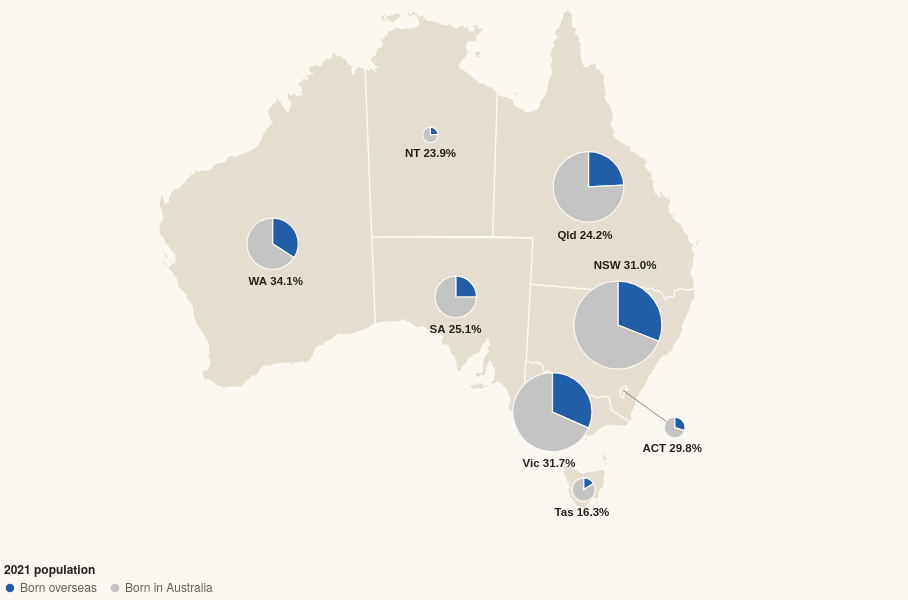

Write a Vega-Lite specification for this figure.
### Vega-Lite specification from a JSON file in a GitHub repository (floating-point values rounded to 4 significant figures; data arrays with more than 128 entries replaced by an {"elided": "..."} marker saying what was removed)
{"$schema": "https://vega.github.io/schema/vega-lite/v5.json", "width": 900, "height": 540, "autosize": {"type": "pad"}, "config": {"background": null, "font": "IBM Plex Sans, Helvetica Neue, Arial, sans-serif", "padding": 4, "view": {"stroke": null}, "axis": {"labelColor": "#675f54", "titleColor": "#675f54", "gridColor": "#d8cfbf", "domainColor": "#d8cfbf", "tickColor": "#d8cfbf", "labelFont": "IBM Plex Sans, Helvetica Neue, Arial, sans-serif", "labelFontSize": 11, "titleFont": "IBM Plex Sans, Helvetica Neue, Arial, sans-serif", "titleFontWeight": 500, "titleFontSize": 11.5}, "legend": {"labelColor": "#675f54", "titleColor": "#25221d", "labelFont": "IBM Plex Sans, Helvetica Neue, Arial, sans-serif", "titleFont": "IBM Plex Sans, Helvetica Neue, Arial, sans-serif", "titleFontWeight": 600, "labelFontSize": 12, "titleFontSize": 12, "symbolStrokeColor": "#fbf8f2"}, "text": {"color": "#25221d", "font": "IBM Plex Sans, Helvetica Neue, Arial, sans-serif"}, "tooltipFormat": {"numberFormat": ",.0f"}}, "projection": {"type": "conicEqualArea", "parallels": [-18, -36], "rotate": [-134, 0]}, "params": [{"name": "hl", "value": "", "bind": {"input": "select", "options": ["", "Western Australia", "Victoria", "New South Wales", "Australian Capital Territory", "South Australia", "Queensland", "Northern Territory", "Tasmania"], "labels": ["All states", "Western Australia", "Victoria", "New South Wales", "Australian Capital Territory", "South Australia", "Queensland", "Northern Territory", "Tasmania"], "name": "Highlight a state "}}], "layer": [{"data": {"values": {"type": "Topology", "arcs": {"elided": "106 rows, 2810 int values in total"}, "transform": {"scale": [0.002035, 0.001652], "translate": [112.9, -43.63]}, "objects": {"states": {"type": "GeometryCollection", "geometries": [{"arcs": [[0, 1, 2, 3, 4, 5, 6, 7, 8, 9, 10, 11, 12, 13, 14, 15, 16, 17, 18, 19, 20, 21, 22, 23, 24, 25, 26, 27, 28, 29, 30, 31, 32, 33, 34, 35, 36, 37, 38, 39, 40, 41, 42, 43, 44, 45], [46]], "type": "Polygon", "properties": {"STATE_CODE": "1", "STATE_NAME": "New South Wales"}, "id": 0}, {"arcs": [[47, 48, 49, -38, 50, -36, 51, -34, 52, -32, 53, -30, 54, -28, 55, -26, 56, 57, -23, 58, -21, 59, 60, 61, -17, 62, -15, 63, -13, 64, -11, 65, -9, 66, -7, 67, -5, 68, 69, 70, -1, 71]], "type": "Polygon", "properties": {"STATE_CODE": "2", "STATE_NAME": "Victoria"}, "id": 1}, {"arcs": [[[-45, 72, -43, 73, -41, 74, 75, 76, 77]], [[78]], [[79]], [[80]], [[81]], [[82]]], "type": "MultiPolygon", "properties": {"STATE_CODE": "3", "STATE_NAME": "Queensland"}, "id": 2}, {"arcs": [[[83, 84, -48, 85]], [[86]]], "type": "MultiPolygon", "properties": {"STATE_CODE": "4", "STATE_NAME": "South Australia"}, "id": 3}, {"arcs": [[[87, 88]], [[89]], [[90]], [[91]]], "type": "MultiPolygon", "properties": {"STATE_CODE": "5", "STATE_NAME": "Western Australia"}, "id": 4}, {"arcs": [[[92]], [[93]], [[94]], [[95]], [[96]], [[97]]], "type": "MultiPolygon", "properties": {"STATE_CODE": "6", "STATE_NAME": "Tasmania"}, "id": 5}, {"arcs": [[[-77, 98, 99]], [[100]], [[101]], [[102]], [[103]], [[104]], [[105]]], "type": "MultiPolygon", "properties": {"STATE_CODE": "7", "STATE_NAME": "Northern Territory"}, "id": 6}, {"arcs": [[-47]], "type": "Polygon", "properties": {"STATE_CODE": "8", "STATE_NAME": "Australian Capital Territory"}, "id": 7}]}}}, "format": {"type": "topojson", "feature": "states"}}, "mark": {"type": "geoshape", "fill": "#e4ddd0", "stroke": "#fbf8f2", "strokeWidth": 1.25, "cursor": "pointer"}, "transform": [{"lookup": "properties.STATE_NAME", "from": {"data": {"values": [{"s_name": "Western Australia", "s_share": 34.1, "s_growth": 5.5, "s_os": 938900, "s_pop": 2749370, "s_top": "England", "s_topn": 211730}, {"s_name": "Victoria", "s_share": 31.7, "s_growth": 7.2, "s_os": 2072570, "s_pop": 6547820, "s_top": "India", "s_topn": 272250}, {"s_name": "New South Wales", "s_share": 31, "s_growth": 6.2, "s_os": 2510260, "s_pop": 8097060, "s_top": "China", "s_topn": 261330}, {"s_name": "Australian Capital Territory", "s_share": 29.8, "s_growth": 6.9, "s_os": 134900, "s_pop": 452510, "s_top": "India", "s_topn": 17510}, {"s_name": "South Australia", "s_share": 25.1, "s_growth": 3.9, "s_os": 452410, "s_pop": 1802600, "s_top": "England", "s_topn": 98770}, {"s_name": "Queensland", "s_share": 24.2, "s_growth": 6.2, "s_os": 1263640, "s_pop": 5215810, "s_top": "New Zealand", "s_topn": 229920}, {"s_name": "Northern Territory", "s_share": 23.9, "s_growth": 7.8, "s_os": 59240, "s_pop": 248150, "s_top": "Philippines", "s_topn": 7320}, {"s_name": "Tasmania", "s_share": 16.3, "s_growth": 5.5, "s_os": 92320, "s_pop": 567240, "s_top": "England", "s_topn": 20420}]}, "key": "s_name", "fields": ["s_name", "s_share", "s_growth", "s_os", "s_pop", "s_top", "s_topn"]}}], "params": [{"name": "hov16", "select": {"type": "point", "fields": ["s_name"], "on": "pointerover", "clear": "pointerout"}}], "encoding": {"stroke": {"condition": {"param": "hov16", "empty": false, "value": "#111111"}, "value": "#fbf8f2"}, "strokeWidth": {"condition": {"param": "hov16", "empty": false, "value": 2.5}, "value": 1.25}, "tooltip": [{"field": "s_name", "title": "State / territory"}, {"field": "s_share", "title": "Born overseas, 2021 (%)", "format": ".1f"}, {"field": "s_os", "title": "Overseas-born residents", "format": ","}, {"field": "s_pop", "title": "Total population, 2021", "format": ","}, {"field": "s_top", "title": "Largest overseas birthplace"}, {"field": "s_topn", "title": "Residents born there", "format": ","}, {"field": "s_growth", "title": "Change in share since 2001 (pts)", "format": "+.1f"}]}}, {"data": {"values": [{"lon": 149.1, "lat": -35.45, "llon": 153.6, "llat": -37.4}]}, "mark": {"type": "rule", "strokeWidth": 0.75}, "encoding": {"longitude": {"field": "lon", "type": "quantitative"}, "latitude": {"field": "lat", "type": "quantitative"}, "longitude2": {"field": "llon"}, "latitude2": {"field": "llat"}, "color": {"value": "#675f54"}}}, {"data": {"values": [{"abbr": "WA", "name": "Western Australia", "lon": 121.6, "lat": -26, "r": 25.64, "a0": 0, "a1": 2.146, "part": "Born overseas", "n": 938900, "pct": 34.15}, {"abbr": "WA", "name": "Western Australia", "lon": 121.6, "lat": -26, "r": 25.64, "a0": 2.146, "a1": 6.283, "part": "Born in Australia", "n": 1810470, "pct": 65.85}, {"abbr": "Vic", "name": "Victoria", "lon": 143.4, "lat": -37.3, "r": 39.57, "a0": 0, "a1": 1.989, "part": "Born overseas", "n": 2072570, "pct": 31.65}, {"abbr": "Vic", "name": "Victoria", "lon": 143.4, "lat": -37.3, "r": 39.57, "a0": 1.989, "a1": 6.283, "part": "Born in Australia", "n": 4475250, "pct": 68.35}, {"abbr": "NSW", "name": "New South Wales", "lon": 148, "lat": -31.2, "r": 44, "a0": 0, "a1": 1.948, "part": "Born overseas", "n": 2510260, "pct": 31.0}, {"abbr": "NSW", "name": "New South Wales", "lon": 148, "lat": -31.2, "r": 44, "a0": 1.948, "a1": 6.283, "part": "Born in Australia", "n": 5586800, "pct": 69.0}, {"abbr": "ACT", "name": "Australian Capital Territory", "lon": 153.6, "lat": -37.4, "r": 10.4, "a0": 0, "a1": 1.873, "part": "Born overseas", "n": 134900, "pct": 29.81}, {"abbr": "ACT", "name": "Australian Capital Territory", "lon": 153.6, "lat": -37.4, "r": 10.4, "a0": 1.873, "a1": 6.283, "part": "Born in Australia", "n": 317610, "pct": 70.19}, {"abbr": "SA", "name": "South Australia", "lon": 135.3, "lat": -30, "r": 20.76, "a0": 0, "a1": 1.577, "part": "Born overseas", "n": 452410, "pct": 25.1}, {"abbr": "SA", "name": "South Australia", "lon": 135.3, "lat": -30, "r": 20.76, "a0": 1.577, "a1": 6.283, "part": "Born in Australia", "n": 1350190, "pct": 74.9}, {"abbr": "Qld", "name": "Queensland", "lon": 144.8, "lat": -22.4, "r": 35.31, "a0": 0, "a1": 1.522, "part": "Born overseas", "n": 1263640, "pct": 24.23}, {"abbr": "Qld", "name": "Queensland", "lon": 144.8, "lat": -22.4, "r": 35.31, "a0": 1.522, "a1": 6.283, "part": "Born in Australia", "n": 3952170, "pct": 75.77}, {"abbr": "NT", "name": "Northern Territory", "lon": 133.4, "lat": -19.4, "r": 7.703, "a0": 0, "a1": 1.5, "part": "Born overseas", "n": 59240, "pct": 23.87}, {"abbr": "NT", "name": "Northern Territory", "lon": 133.4, "lat": -19.4, "r": 7.703, "a0": 1.5, "a1": 6.283, "part": "Born in Australia", "n": 188910, "pct": 76.13}, {"abbr": "Tas", "name": "Tasmania", "lon": 146.6, "lat": -42.3, "r": 11.65, "a0": 0, "a1": 1.023, "part": "Born overseas", "n": 92320, "pct": 16.28}, {"abbr": "Tas", "name": "Tasmania", "lon": 146.6, "lat": -42.3, "r": 11.65, "a0": 1.023, "a1": 6.283, "part": "Born in Australia", "n": 474920, "pct": 83.72}]}, "mark": {"type": "arc", "stroke": "#fbf8f2", "strokeWidth": 1.25, "cursor": "pointer"}, "encoding": {"opacity": {"condition": {"test": "hl == '' || datum.name == hl", "value": 1}, "value": 0.2}, "longitude": {"field": "lon", "type": "quantitative"}, "latitude": {"field": "lat", "type": "quantitative"}, "theta": {"field": "a0", "type": "quantitative", "scale": null}, "theta2": {"field": "a1"}, "radius": {"field": "r", "type": "quantitative", "scale": null}, "color": {"field": "part", "type": "nominal", "scale": {"domain": ["Born overseas", "Born in Australia"], "range": ["#225ea8", "#c4c4c4"]}, "legend": {"title": "2021 population", "orient": "bottom"}}, "tooltip": [{"field": "part", "title": "Slice"}, {"field": "n", "title": "People in slice", "format": ","}, {"field": "pct", "title": "Share of state (%)", "format": ".1f"}, {"field": "s_name", "title": "State / territory"}, {"field": "s_share", "title": "Born overseas, 2021 (%)", "format": ".1f"}, {"field": "s_os", "title": "Overseas-born residents", "format": ","}, {"field": "s_pop", "title": "Total population, 2021", "format": ","}, {"field": "s_top", "title": "Largest overseas birthplace"}, {"field": "s_topn", "title": "Residents born there", "format": ","}, {"field": "s_growth", "title": "Change in share since 2001 (pts)", "format": "+.1f"}]}, "transform": [{"lookup": "name", "from": {"data": {"values": [{"s_name": "Western Australia", "s_share": 34.1, "s_growth": 5.5, "s_os": 938900, "s_pop": 2749370, "s_top": "England", "s_topn": 211730}, {"s_name": "Victoria", "s_share": 31.7, "s_growth": 7.2, "s_os": 2072570, "s_pop": 6547820, "s_top": "India", "s_topn": 272250}, {"s_name": "New South Wales", "s_share": 31, "s_growth": 6.2, "s_os": 2510260, "s_pop": 8097060, "s_top": "China", "s_topn": 261330}, {"s_name": "Australian Capital Territory", "s_share": 29.8, "s_growth": 6.9, "s_os": 134900, "s_pop": 452510, "s_top": "India", "s_topn": 17510}, {"s_name": "South Australia", "s_share": 25.1, "s_growth": 3.9, "s_os": 452410, "s_pop": 1802600, "s_top": "England", "s_topn": 98770}, {"s_name": "Queensland", "s_share": 24.2, "s_growth": 6.2, "s_os": 1263640, "s_pop": 5215810, "s_top": "New Zealand", "s_topn": 229920}, {"s_name": "Northern Territory", "s_share": 23.9, "s_growth": 7.8, "s_os": 59240, "s_pop": 248150, "s_top": "Philippines", "s_topn": 7320}, {"s_name": "Tasmania", "s_share": 16.3, "s_growth": 5.5, "s_os": 92320, "s_pop": 567240, "s_top": "England", "s_topn": 20420}]}, "key": "s_name", "fields": ["s_name", "s_share", "s_growth", "s_os", "s_pop", "s_top", "s_topn"]}}]}, {"data": {"values": [{"abbr": "WA", "lon": 121.6, "lat": -28.14, "r": 25.64, "l": "WA 34.1%"}, {"abbr": "Vic", "lon": 143.4, "lat": -40.41, "r": 39.57, "l": "Vic 31.7%"}, {"abbr": "NSW", "lon": 148, "lat": -26.95, "r": 44, "l": "NSW 31.0%"}, {"abbr": "ACT", "lon": 153.6, "lat": -38.47, "r": 10.4, "l": "ACT 29.8%"}, {"abbr": "SA", "lon": 135.3, "lat": -31.8, "r": 20.76, "l": "SA 25.1%"}, {"abbr": "Qld", "lon": 144.8, "lat": -25.21, "r": 35.31, "l": "Qld 24.2%"}, {"abbr": "NT", "lon": 133.4, "lat": -20.29, "r": 7.703, "l": "NT 23.9%"}, {"abbr": "Tas", "lon": 146.6, "lat": -43.46, "r": 11.65, "l": "Tas 16.3%"}]}, "mark": {"type": "text", "baseline": "top", "fontSize": 11.5, "font": "IBM Plex Sans Condensed, Arial Narrow, sans-serif", "fontWeight": 600}, "encoding": {"longitude": {"field": "lon", "type": "quantitative"}, "latitude": {"field": "lat", "type": "quantitative"}, "text": {"field": "l"}, "color": {"value": "#25221d"}}}, {"data": {"values": [{"type": "Feature", "properties": {}, "geometry": {"type": "MultiPoint", "coordinates": [[112, -10], [158, -10], [158, -45], [112, -45]]}}]}, "mark": {"type": "geoshape", "opacity": 0, "filled": false, "strokeOpacity": 0}}], "background": "#fbf8f2"}
